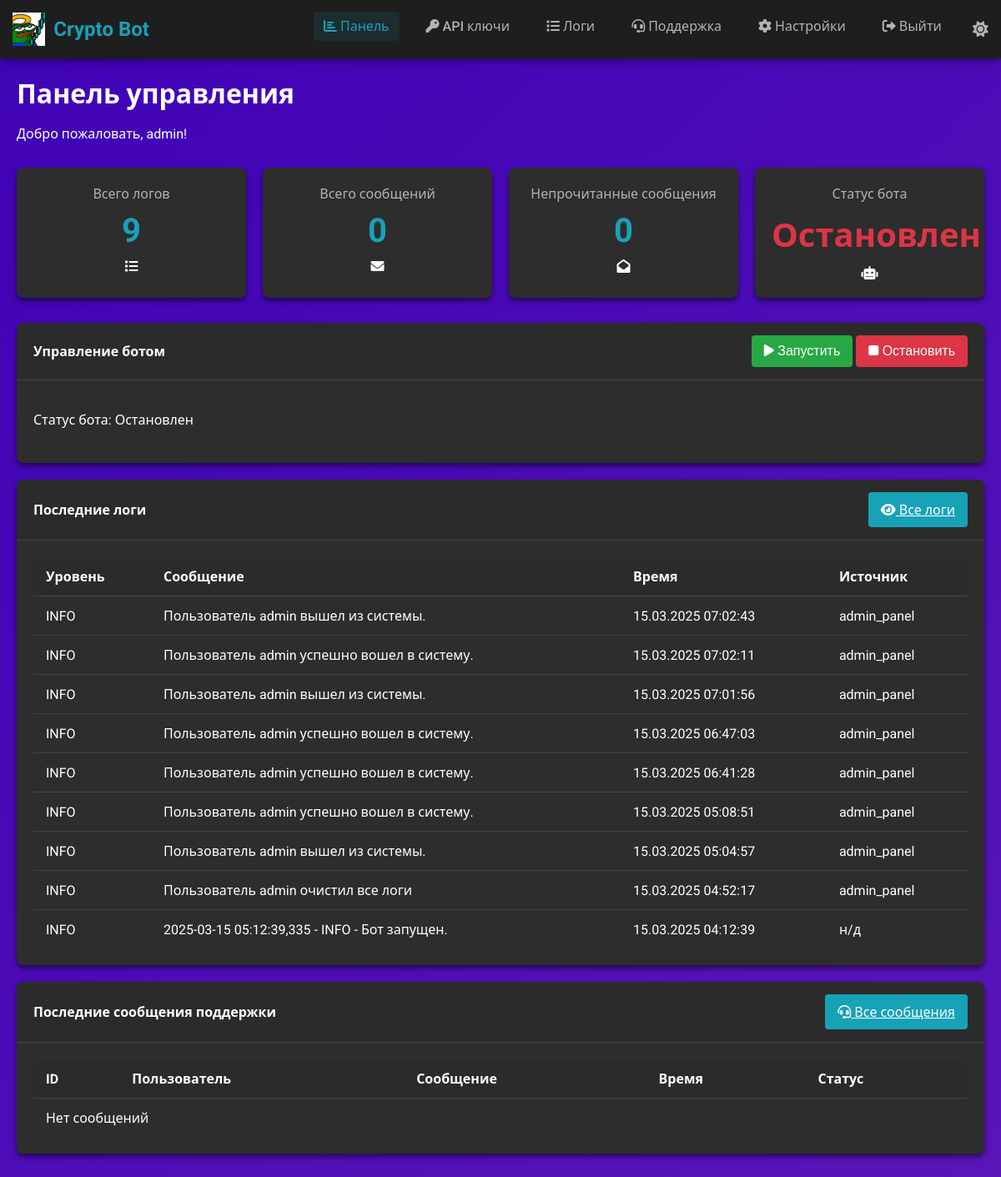
The app's page /dashboard (signed in) with its own data.
### models.py (models this page shows, shortened)
class User(UserMixin, db.Model):
    __tablename__ = 'users'
    id = db.Column(db.Integer, primary_key=True)
    username = db.Column(db.String(64), unique=True, nullable=False)
    email = db.Column(db.String(120), unique=True, nullable=False)
    password_hash = db.Column(db.String(256), nullable=False)
    is_admin = db.Column(db.Boolean, default=False)
    created_at = db.Column(db.DateTime, default=datetime.now)
    last_login = db.Column(db.DateTime, nullable=True)
    api_keys = db.relationship('ApiKey', backref='user', lazy='dynamic', cascade="all, delete-orphan")

class Log(db.Model):
    __tablename__ = 'logs'
    id = db.Column(db.Integer, primary_key=True)
    level = db.Column(db.String(10), nullable=False)  # INFO, ERROR, etc.
    message = db.Column(db.Text, nullable=False)
    timestamp = db.Column(db.DateTime, default=datetime.now)
    source = db.Column(db.String(50), nullable=True)  # Источник лога (бот, админ-панель, etc)
    user_id = db.Column(db.Integer, db.ForeignKey('users.id'), nullable=True)  # Кто вызвал событие

### app.py (the view)
@app.route('/dashboard')
@login_required
def dashboard():
    logs = models.Log.query.order_by(models.Log.timestamp.desc()).limit(10).all()
    support_messages = models.SupportMessage.query.order_by(models.SupportMessage.timestamp.desc()).all()
    total_logs = models.Log.query.count()
    total_messages = models.SupportMessage.query.count()
    unread_messages = models.SupportMessage.query.filter_by(is_read=False).count()
    return render_template(
        'index.html',
        logs=logs,
        support_messages=support_messages,
        total_logs=total_logs,
        total_messages=total_messages,
        unread_messages=unread_messages
    )

### app.py (called while the page is built)
@login_manager.user_loader
def load_user(user_id):
    return models.User.query.get(int(user_id))

### templates/index.html (shortened to what this page needs)
{% extends "base.html" %}
{% block content %}
<div class="dashboard-header">
    <h1>Панель управления</h1>
    <p class="text-secondary">Добро пожаловать, {{ current_user.username }}!</p>
</div>
<div class="stats-container">
    <div class="stat-card animate__animated animate__fadeIn">
        <div class="stat-label">Всего логов</div>
        <div class="stat-value">{{ total_logs }}</div>
        <div class="stat-icon"><i class="fas fa-list"></i></div>
    </div>
    <div class="stat-card animate__animated animate__fadeIn" style="animation-delay: 0.1s;">
        <div class="stat-label">Всего сообщений</div>
        <div class="stat-value">{{ total_messages }}</div>
        <div class="stat-icon"><i class="fas fa-envelope"></i></div>
    </div>
    <div class="stat-card animate__animated animate__fadeIn" style="animation-delay: 0.2s;">
        <div class="stat-label">Непрочитанные сообщения</div>
        <div class="stat-value">{{ unread_messages }}</div>
        <div class="stat-icon"><i class="fas fa-envelope-open"></i></div>
    </div>
    <div class="stat-card animate__animated animate__fadeIn" style="animation-delay: 0.3s;">
        <div class="stat-label">Статус бота</div>
        <div class="stat-value" id="bot-status">Проверка...</div>
        <div class="stat-icon"><i class="fas fa-robot"></i></div>
    </div>
</div>
<div class="card">
    <div class="card-header">
        <span>Управление ботом</span>
        <div>
            <button id="start-bot" class="btn btn-success">
                <i class="fas fa-play"></i> Запустить
            </button>
            <button id="stop-bot" class="btn btn-danger">
                <i class="fas fa-stop"></i> Остановить
            </button>
        </div>
    </div>
    <div class="card-body">
        <p>Статус бота: <span id="bot-status-text">Проверка...</span></p>
        <div class="progress" style="height: 5px; margin-top: 10px;">
        </div>
    </div>
</div>
<div class="card">
    <div class="card-header">
        <span>Последние логи</span>
        <a href="{{ url_for('view_logs') }}" class="btn btn-primary">
            <i class="fas fa-eye"></i> Все логи
        </a>
    </div>
    <div class="card-body">
        <div class="table-responsive">
            <table class="table">
                <thead>
                    <tr>
                        <th>Уровень</th>
                        <th>Сообщение</th>
                        <th>Время</th>
                        <th>Источник</th>
                    </tr>
                </thead>
                <tbody>
                    {% for log in logs %}
                    <tr>
                        <td>
                            {% if log.level == 'ERROR' %}
                            <span class="badge bg-danger">{{ log.level }}</span>
                            {% elif log.level == 'WARNING' %}
                            <span class="badge bg-warning">{{ log.level }}</span>
                            {% else %}
                            <span class="badge bg-info">{{ log.level }}</span>
                            {% endif %}
                        </td>
                        <td>{{ log.message }}</td>
                        <td>{{ log.timestamp.strftime('%d.%m.%Y %H:%M:%S') }}</td>
                        <td>{{ log.source or 'н/д' }}</td>
                    </tr>
                    {% else %}
                    <tr>
                        <td colspan="4" class="text-center">Нет логов</td>
                    </tr>
                    {% endfor %}
                </tbody>
            </table>
        </div>
    </div>
</div>
<div class="card">
    <div class="card-header">
        <span>Последние сообщения поддержки</span>
        <a href="{{ url_for('support') }}" class="btn btn-primary">
            <i class="fas fa-headset"></i> Все сообщения
        </a>
    </div>
    <div class="card-body">
        <div class="table-responsive">
            <table class="table">
                <thead>
                    <tr>
                        <th>ID</th>
                        <th>Пользователь</th>
                        <th>Сообщение</th>
                        <th>Время</th>
                        <th>Статус</th>
                    </tr>
                </thead>
                <tbody>
                    {% for message in support_messages[:5] %}
                    <tr>
                        <td>{{ message.id }}</td>
                        <td>{{ message.username or message.user_id }}</td>
                        <td>{{ message.message[:50] }}{% if message.message|length > 50 %}...{% endif %}</td>
                        <td>{{ message.timestamp.strftime('%d.%m.%Y %H:%M:%S') }}</td>
                        <td>
                            {% if message.is_read %}
                            <span class="badge bg-success">Отвечено</span>
                            {% else %}
                            <span class="badge bg-warning">Ожидает</span>
                            {% endif %}
                        </td>
                    </tr>
                    {% else %}
                    <tr>
                        <td colspan="5" class="text-center">Нет сообщений</td>
                    </tr>
                    {% endfor %}
                </tbody>
            </table>
        </div>
    </div>
</div>
{% endblock %}

### templates/base.html (shortened to what this page needs)
<!DOCTYPE html>
<html lang="ru">
<head>
    <link rel="stylesheet" href="https://cdnjs.cloudflare.com/ajax/libs/font-awesome/6.0.0/css/all.min.css">
    <link rel="stylesheet" href="https://cdnjs.cloudflare.com/ajax/libs/animate.css/4.1.1/animate.min.css">
    <link rel="stylesheet" href="{{ url_for('static', filename='css/style.css') }}">
</head>
<body>
    {% if current_user.is_authenticated %}
    <nav class="navbar">
        <a href="{{ url_for('dashboard') }}" class="navbar-brand">
            <img src="{{ url_for('static', filename='images/logo.png') }}" alt="Crypto Bot Logo">
            Crypto Bot
        </a>
        <ul id="navbar-nav" class="navbar-nav">
            <li class="nav-item">
                <a href="{{ url_for('dashboard') }}" class="nav-link {% if request.endpoint == 'dashboard' %}active{% endif %}">
                    <i class="fas fa-chart-bar"></i> Панель
                </a>
            </li>
            <li class="nav-item">
                <a href="{{ url_for('api_keys') }}" class="nav-link {% if request.endpoint == 'api_keys' %}active{% endif %}">
                    <i class="fas fa-key"></i> API ключи
                </a>
            </li>
            <li class="nav-item">
                <a href="{{ url_for('view_logs') }}" class="nav-link {% if request.endpoint == 'view_logs' %}active{% endif %}">
                    <i class="fas fa-list"></i> Логи
                </a>
            </li>
            <li class="nav-item">
                <a href="{{ url_for('support') }}" class="nav-link {% if request.endpoint == 'support' %}active{% endif %}">
                    <i class="fas fa-headset"></i> Поддержка
                </a>
            </li>
            <li class="nav-item">
                <a href="{{ url_for('settings') }}" class="nav-link {% if request.endpoint == 'settings' %}active{% endif %}">
                    <i class="fas fa-cog"></i> Настройки
                </a>
            </li>
            <li class="nav-item">
                <a href="{{ url_for('logout') }}" class="nav-link">
                    <i class="fas fa-sign-out-alt"></i> Выйти
                </a>
            </li>
            <li class="nav-item">
                <button id="theme-toggle" class="theme-toggle" title="Переключить тему">
                </button>
            </li>
        </ul>
    </nav>
    {% endif %}
    <div class="container">
        {% block content %}{% endblock %}
    </div>
</body>
</html>

### static/css/style.css (style rules this page uses)
:root { --bg-primary: #121212; --bg-secondary: #1e1e1e; --bg-card: #2d2d2d; --text-primary: #ffffff; --text-secondary: #b3b3b3; --accent-primary: #17a2b8; --accent-secondary: #007bff; --border-color: #444; --success-color: #28a745; --warning-color: #ffc107; --danger-color: #dc3545; --input-bg: #333; --input-text: #fff; --shadow-color: rgba(0, 0, 0, 0.5); --chart-grid: rgba(255, 255, 255, 0.1); --gradient-start: #4a00e0; --gradient-mid: #8e2de2; --gradient-end: #4a00e0; }
body { font-family: 'Roboto', 'Segoe UI', sans-serif; margin: 0; padding: 0; color: var(--text-primary); background-color: var(--bg-primary); transition: background-color 0.3s ease, color 0.3s ease; }
.container { max-width: 1200px; margin: 0 auto; padding: 20px; }
.navbar { background-color: var(--bg-secondary); box-shadow: 0 2px 10px var(--shadow-color); padding: 15px 0; display: flex; justify-content: space-between; align-items: center; }
.navbar-brand { display: flex; align-items: center; font-size: 1.5rem; font-weight: bold; color: var(--accent-primary); text-decoration: none; padding: 0 15px; }
.navbar-brand img { height: 40px; margin-right: 10px; }
.navbar-nav { display: flex; list-style: none; margin: 0; padding: 0; }
.nav-item { margin: 0 10px; }
.nav-link { color: var(--text-secondary); text-decoration: none; font-weight: 500; padding: 8px 12px; border-radius: 4px; transition: all 0.3s ease; }
.nav-link:hover, .nav-link.active { color: var(--accent-primary); background-color: rgba(23, 162, 184, 0.1); }
.theme-toggle { background: none; border: none; color: var(--text-secondary); cursor: pointer; font-size: 1.2rem; padding: 5px; display: flex; align-items: center; justify-content: center; transition: color 0.3s ease; }
.card { background-color: var(--bg-card); border-radius: 8px; box-shadow: 0 4px 6px var(--shadow-color); margin-bottom: 20px; overflow: hidden; transition: transform 0.3s ease, box-shadow 0.3s ease; }
.card-header { padding: 15px 20px; background-color: rgba(0, 0, 0, 0.05); border-bottom: 1px solid var(--border-color); font-weight: bold; display: flex; justify-content: space-between; align-items: center; }
.card-body { padding: 20px; }
.btn { display: inline-block; font-weight: 500; text-align: center; vertical-align: middle; cursor: pointer; padding: 10px 15px; font-size: 1rem; border-radius: 4px; transition: all 0.3s ease; border: none; }
.btn-primary { background-color: var(--accent-primary); color: white; }
.btn-success { background-color: var(--success-color); color: white; }
.btn-danger { background-color: var(--danger-color); color: white; }
.table { width: 100%; border-collapse: collapse; margin: 0; padding: 0; background-color: var(--bg-card); border-radius: 4px; overflow: hidden; }
.table th, .table td { padding: 12px 15px; text-align: left; border-bottom: 1px solid var(--border-color); }
.table th { background-color: rgba(0, 0, 0, 0.05); font-weight: bold; }
.table tr:last-child td { border-bottom: none; }
.dashboard-header { margin-bottom: 30px; }
.dashboard-header h1 { font-size: 2rem; font-weight: bold; margin: 0; color: var(--text-primary); }
.stats-container { display: grid; grid-template-columns: repeat(auto-fill, minmax(250px, 1fr)); gap: 20px; margin-bottom: 30px; }
.stat-card { padding: 20px; border-radius: 8px; background-color: var(--bg-card); box-shadow: 0 4px 6px var(--shadow-color); text-align: center; }
.stat-card .stat-value { font-size: 2.5rem; font-weight: bold; margin: 10px 0; color: var(--accent-primary); }
.stat-card .stat-label { font-size: 1rem; color: var(--text-secondary); }

### records on screen
User: username "admin"
Log: level "INFO", message "Пользователь admin вышел из системы.", timestamp "15.03.2025 07:02:43", source "admin_panel"
Log: level "INFO", message "Пользователь admin успешно вошел в систему.", timestamp "15.03.2025 07:02:11", source "admin_panel"
Log: level "INFO", message "Пользователь admin вышел из системы.", timestamp "15.03.2025 07:01:56", source "admin_panel"
Log: level "INFO", message "Пользователь admin успешно вошел в систему.", timestamp "15.03.2025 06:47:03", source "admin_panel"
Log: level "INFO", message "Пользователь admin успешно вошел в систему.", timestamp "15.03.2025 06:41:28", source "admin_panel"
Log: level "INFO", message "Пользователь admin успешно вошел в систему.", timestamp "15.03.2025 05:08:51", source "admin_panel"
Log: level "INFO", message "Пользователь admin вышел из системы.", timestamp "15.03.2025 05:04:57", source "admin_panel"
Log: level "INFO", message "Пользователь admin очистил все логи", timestamp "15.03.2025 04:52:17", source "admin_panel"
Log: level "INFO", message "2025-03-15 05:12:39,335 - INFO - Бот запущен.", timestamp "15.03.2025 04:12:39", source "н/д"

### other values on screen
{{ total_logs }} "9"
{{ total_messages }} "0"
{{ unread_messages }} "0"
